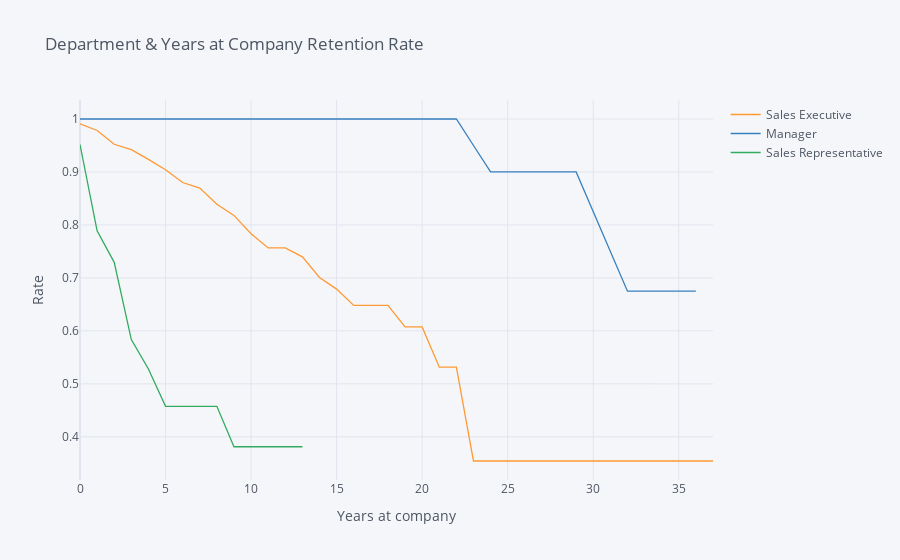

Here is the notebook cell this chart was saved with:
### Code cell
rates_8 = survival(data_copy_2,'JobRole','YearsAtCompany','Attrition')
rates_8.iplot(kind='line',xTitle='Years at company',yTitle='Rate', 
                     title='Department & Years at Company Retention Rate')

### Figure 1 — Plotly figure (JSON) as saved in the notebook; plotly's stock layout.template omitted (floating-point values rounded to 4 significant figures)
{"data": [{"line": {"color": "rgba(255, 153, 51, 1.0)", "dash": "solid", "shape": "linear", "width": 1.3}, "mode": "lines", "name": "Sales Executive", "text": "", "type": "scatter", "x": [0, 1, 2, 3, 4, 5, 6, 7, 8, 9, 10, 11, 12, 13, 14, 15, 16, 17, 18, 19, 20, 21, 22, 23, 24, 25, 26, 29, 32, 33, 34, 36, 37], "y": [0.9908, 0.9783, 0.9523, 0.942, 0.9238, 0.9043, 0.8801, 0.8696, 0.8392, 0.818, 0.7836, 0.7565, 0.7565, 0.7397, 0.7008, 0.6789, 0.648, 0.648, 0.648, 0.6075, 0.6075, 0.5316, 0.5316, 0.3544, 0.3544, 0.3544, 0.3544, 0.3544, 0.3544, 0.3544, 0.3544, 0.3544, 0.3544]}, {"line": {"color": "rgba(55, 128, 191, 1.0)", "dash": "solid", "shape": "linear", "width": 1.3}, "mode": "lines", "name": "Manager", "text": "", "type": "scatter", "x": [0, 1, 2, 3, 4, 5, 6, 7, 8, 9, 10, 11, 12, 13, 14, 15, 16, 17, 18, 19, 20, 21, 22, 23, 24, 25, 26, 29, 32, 33, 34, 36, 37], "y": [1, 1, 1, 1, 1, 1, 1, 1, 1, 1, 1, 1, 1, 1, 1, 1, 1, 1, 1, 1, 1, 1, 1, 0.95, 0.9, 0.9, 0.9, 0.9, 0.675, 0.675, 0.675, 0.675, ""]}, {"line": {"color": "rgba(50, 171, 96, 1.0)", "dash": "solid", "shape": "linear", "width": 1.3}, "mode": "lines", "name": "Sales Representative", "text": "", "type": "scatter", "x": [0, 1, 2, 3, 4, 5, 6, 7, 8, 9, 10, 11, 12, 13, 14, 15, 16, 17, 18, 19, 20, 21, 22, 23, 24, 25, 26, 29, 32, 33, 34, 36, 37], "y": [0.9518, 0.789, 0.7295, 0.5836, 0.528, 0.4576, 0.4576, 0.4576, 0.4576, 0.3813, 0.3813, 0.3813, 0.3813, 0.3813, "", "", "", "", "", "", "", "", "", "", "", "", "", "", "", "", "", "", ""]}], "layout": {"legend": {"bgcolor": "#F5F6F9", "font": {"color": "#4D5663"}}, "paper_bgcolor": "#F5F6F9", "plot_bgcolor": "#F5F6F9", "title": {"font": {"color": "#4D5663"}, "text": "Department & Years at Company Retention Rate"}, "xaxis": {"gridcolor": "#E1E5ED", "showgrid": true, "tickfont": {"color": "#4D5663"}, "title": {"font": {"color": "#4D5663"}, "text": "Years at company"}, "zerolinecolor": "#E1E5ED"}, "yaxis": {"gridcolor": "#E1E5ED", "showgrid": true, "tickfont": {"color": "#4D5663"}, "title": {"font": {"color": "#4D5663"}, "text": "Rate"}, "zerolinecolor": "#E1E5ED"}}}
